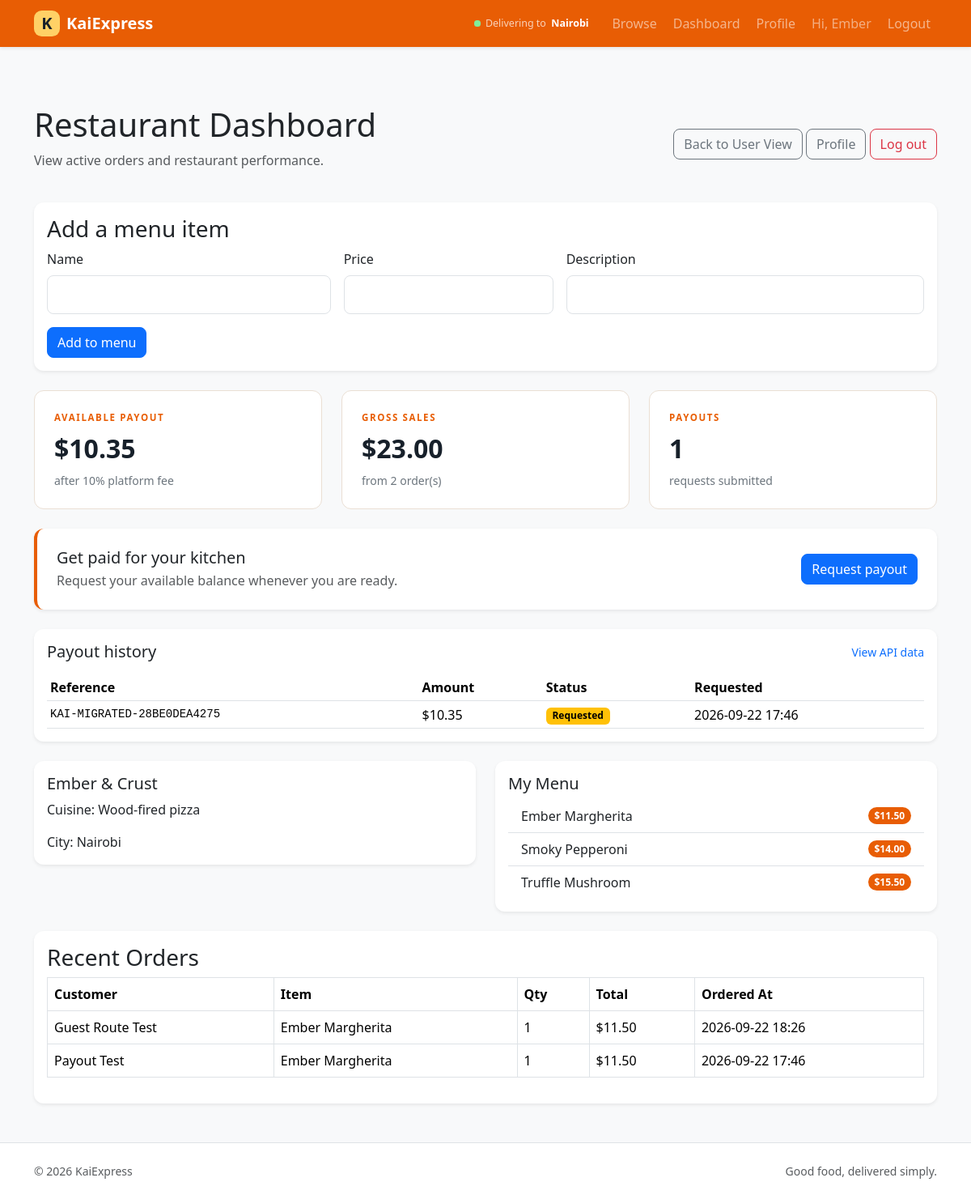
/restaurant/dashboard (signed in), run on an earlier commit of the app's database.
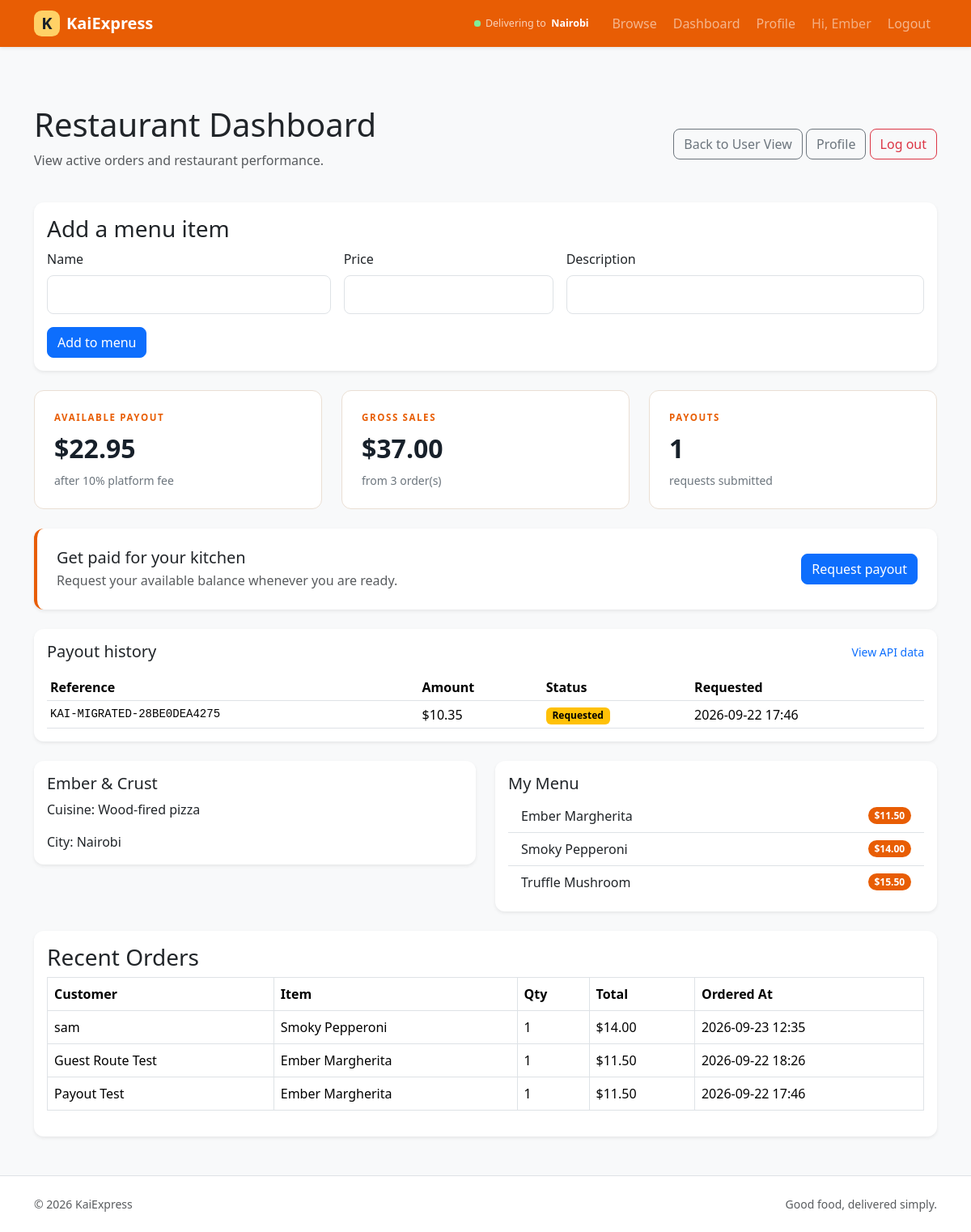
And on a later commit of the database.
### packages/models.py (models this page shows)
class Payout(db.Model):
    __tablename__ = "payouts"
    id = db.Column(db.Integer, primary_key=True)
    restaurant_id = db.Column(
        db.Integer,
        db.ForeignKey("users.id"),
        nullable=False,
    )
    amount = db.Column(db.Numeric(12, 2), nullable=False)
    gross_amount = db.Column(db.Numeric(12, 2), nullable=False)
    platform_fee = db.Column(db.Numeric(12, 2), nullable=False)
    status = db.Column(db.String(20), nullable=False, default="requested")
    payment_reference = db.Column(db.String(120), unique=True)
    requested_at = db.Column(db.DateTime, default=datetime.utcnow)
    paid_at = db.Column(db.DateTime)
    restaurant = db.relationship("User", backref="payouts")

class MenuItem(db.Model):
    __tablename__ = "menu_items"
    id = db.Column(db.Integer, primary_key=True)
    title = db.Column(db.String(120), nullable=False)
    description = db.Column(db.Text, nullable=False)
    price = db.Column(db.Float, nullable=False)
    restaurant_id = db.Column(
        db.Integer,
        db.ForeignKey("users.id"),
        nullable=False
    )

class Order(db.Model):
    __tablename__ = "orders"
    id = db.Column(db.Integer, primary_key=True)
    restaurant_id = db.Column(
        db.Integer,
        db.ForeignKey("users.id"),
        nullable=False
    )
    customer_id = db.Column(
        db.Integer,
        db.ForeignKey("users.id")
    )
    menu_item_id = db.Column(
        db.Integer,
        db.ForeignKey("menu_items.id"),
        nullable=False
    )
    customer_name = db.Column(db.String(100))
    quantity = db.Column(db.Integer, default=1)
    price = db.Column(db.Float)
    created_at = db.Column(
        db.DateTime,
        default=datetime.utcnow
    )
    menu_item = db.relationship(
        "MenuItem"
    )

### packages/admin_routes.py (the view)
    @app.route("/restaurant/dashboard")
    @login_required
    def restaurant_dashboard():
        if not current_user.is_authenticated or not current_user.is_restaurant:
            flash("Unauthorized access.", "danger")
            return redirect(url_for("home"))
        orders = Order.query.filter_by(restaurant_id=current_user.id).order_by(Order.created_at.desc()).all()
        menu = MenuItem.query.filter_by(restaurant_id=current_user.id).all()
        payouts = Payout.query.filter_by(restaurant_id=current_user.id).order_by(Payout.requested_at.desc()).all()
        return render_template(
            "admin/dashboard.html",
            orders=orders,
            menu=menu,
            payouts=payouts,
            payout_summary=payout_summary(current_user.id, Order, Payout),
        )

### packages/templates/admin/dashboard.html (shortened to what the changed rows need)
{% extends "base.html" %}
{% block content %}
<div class="d-flex justify-content-between align-items-center mb-4">
  <div>
    <h1>Restaurant Dashboard</h1>
  </div>
</div>
<div class="row row-cols-1 row-cols-md-3 g-4 mb-4">
  <div class="col"><div class="metric-card p-4 h-100"><span class="eyebrow text-primary">AVAILABLE PAYOUT</span><strong>${{ '%.2f'|format(payout_summary.available) }}</strong><small>after 10% platform fee</small></div></div>
  <div class="col"><div class="metric-card p-4 h-100"><span class="eyebrow text-primary">GROSS SALES</span><strong>${{ '%.2f'|format(payout_summary.gross) }}</strong><small>from {{ orders|length }} order(s)</small></div></div>
</div>
{% if payouts %}
<div class="card shadow-sm mb-4">
  <div class="card-body">
    <div class="table-responsive">
      <table class="table table-sm align-middle mb-0">
        <thead><tr><th>Reference</th><th>Amount</th><th>Status</th><th>Requested</th></tr></thead>
        <tbody>
          {% for payout in payouts %}
          <tr>
            <td class="font-monospace small">{{ payout.payment_reference or 'Pending reference' }}</td>
            <td>${{ '%.2f'|format(payout.amount) }}</td>
            <td><span class="badge text-bg-warning">{{ payout.status|capitalize }}</span></td>
            <td>{{ payout.requested_at.strftime('%Y-%m-%d %H:%M') if payout.requested_at else 'Pending' }}</td>
          </tr>
          {% endfor %}
        </tbody>
      </table>
    </div>
  </div>
</div>
{% endif %}
<div class="row row-cols-1 row-cols-md-2 g-4 mb-4">
  <div class="col">
    <div class="card shadow-sm">
      <div class="card-body">
        <ul class="list-group list-group-flush">
          {% for item in menu %}
          <li class="list-group-item d-flex justify-content-between align-items-center">
            <span>{{ item.title }}</span>
            <span class="badge bg-primary rounded-pill">${{ '%.2f'|format(item.price) }}</span>
          </li>
          {% else %}
          <li class="list-group-item">No menu items yet.</li>
          {% endfor %}
        </ul>
      </div>
    </div>
  </div>
</div>
<div class="card shadow-sm">
  <div class="card-body">
    {% if orders %}
    <div class="table-responsive">
      <table class="table table-bordered align-middle">
        <thead>
          <tr>
            <th>Customer</th>
            <th>Item</th>
            <th>Qty</th>
            <th>Total</th>
            <th>Ordered At</th>
          </tr>
        </thead>
        <tbody>
          {% for order in orders %}
          <tr>
            <td>{{ order.customer_name }}</td>
            <td>{{ order.menu_item.title }}</td>
            <td>{{ order.quantity }}</td>
            <td>${{ '%.2f'|format(order.price * order.quantity) }}</td>
            <td>{{ order.created_at.strftime('%Y-%m-%d %H:%M') }}</td>
          </tr>
          {% endfor %}
        </tbody>
      </table>
    </div>
    {% else %}
    <p class="lead">No orders have been placed yet.</p>
    {% endif %}
  </div>
</div>
{% endblock %}

What changed in the data, as far as the page shows it:
added Order: customer_name "sam", menu_item "Smoky Pepperoni", quantity "1", order.price*order.quantity "14.00", created_at "2026-09-23 12:35"
Also different on the page:
{{ '%.2f'|format(payout_summary.available) }}: "10.35" → "22.95"
{{ '%.2f'|format(payout_summary.gross) }}: "23.00" → "37.00"
{{ orders|length }}: "2" → "3"
